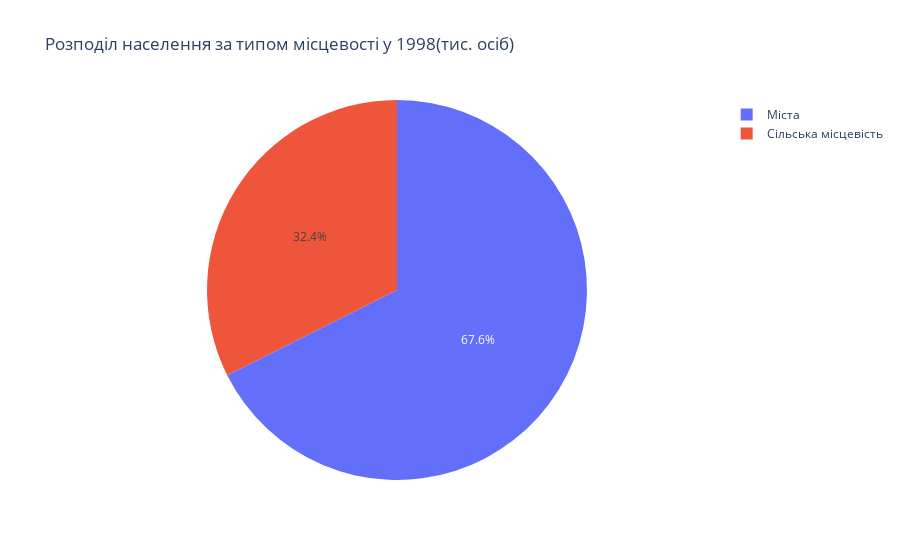

Notebook code cell kept with this figure:
### Markdown cell above
Користувачу необхідно ввести рік, для якого буде показана динаміка населення

### Code cell
# Read the Excel file
df = pd.read_excel('urban_rural.xlsx')

# Get the available years
available_years = df['Рік'].unique()

# Create a function to generate a pie chart
def generate_pie_chart(year):
    # Filter the data for the selected year
    filtered_df = df[df['Рік'] == year]

    # Calculate the total population for urban and rural areas
    urban_population = filtered_df['Міське'].sum()
    rural_population = filtered_df['Сільське'].sum()

    # Create a DataFrame for the pie chart
    data = {'Population': [urban_population, rural_population],
            'Area': ['Міста', 'Сільська місцевість']}
    pie_df = pd.DataFrame(data)

    # Generate the pie chart using Plotly
    fig = px.pie(pie_df, values='Population', names='Area',
                 title=f'Розподіл населення за типом місцевості у {year}(тис. осіб)')

    # Show the chart
    fig.show()

# Ask the user to input the year
selected_year = int(input('Enter the year: '))

# Check if the selected year is available
if selected_year in available_years:
    generate_pie_chart(selected_year)
else:
    print('Invalid year. Please select a valid year from the available options.')

### Figure 1 — Plotly figure (JSON) as saved in the notebook; plotly's stock layout.template omitted (floating-point values rounded to 4 significant figures)
{"data": [{"domain": {"x": [0, 1], "y": [0, 1]}, "hovertemplate": "Area=%{label}<br>Population=%{value}<extra></extra>", "labels": ["Міста", "Сільська місцевість"], "legendgroup": "", "name": "", "showlegend": true, "type": "pie", "values": [34050.0, 16320.0]}], "layout": {"legend": {"tracegroupgap": 0}, "title": {"text": "Розподіл населення за типом місцевості у 1998(тис. осіб)"}}}
